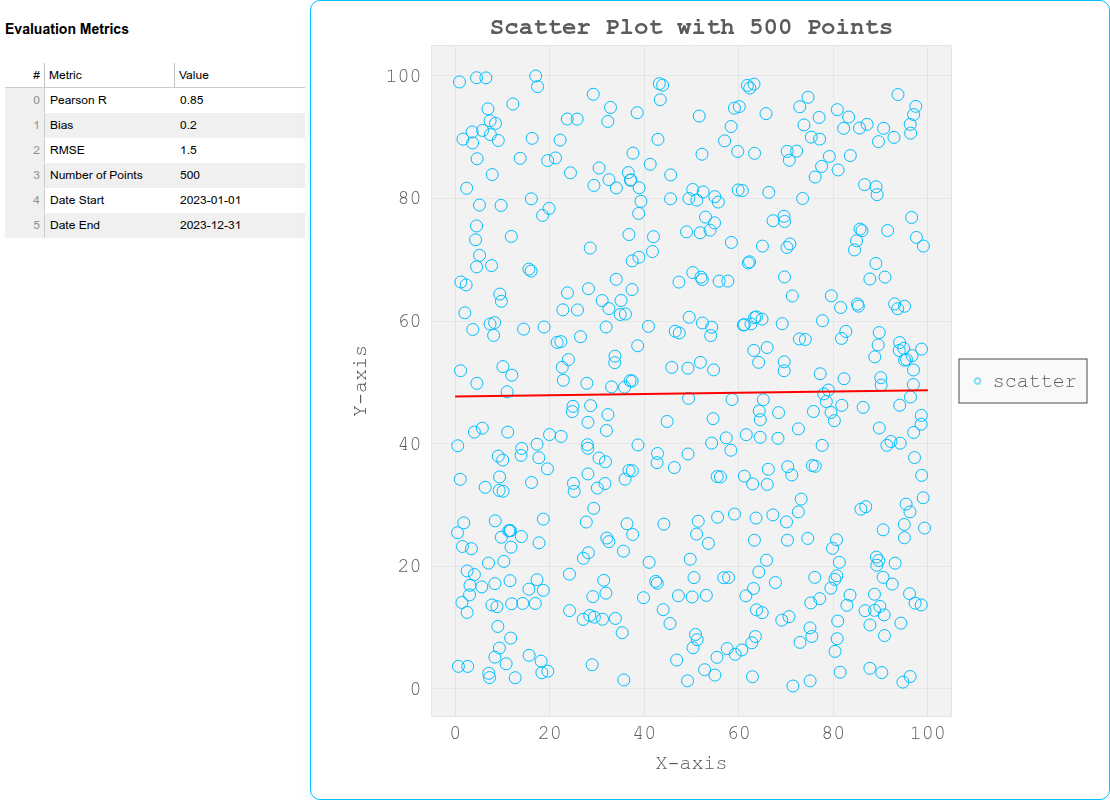

Reproduce this figure in Python.
from butils import *

from bokeh.plotting import figure, show
from bokeh.io import output_notebook
import numpy as np
from bokeh.models import CustomJSHover
from scipy import stats
# Generate random data
np.random.seed(42)  # For reproducibility
x = np.random.rand(500) * 100  # X-coordinates
y = np.random.rand(500) * 100  # Y-coordinates
colors = np.random.choice(['#0096FF','#FF3131','#FFAC1C','#0FFF50','#ea51ea','#1F51FF'], size=500)

slope,intercept, r_value, p_value, std_err = stats.linregress(x,y)
source = ColumnDataSource(data=dict(x=x, y=y, colors=colors, hidden=np.ones(len(x))*np.min(y)))
source_slope = ColumnDataSource(data=dict(x=[0,100], y=[intercept,intercept+slope*100]))
# Create a scatter plot
p = figure(title="Scatter Plot with 500 Points", 
           x_axis_label="X-axis", y_axis_label="Y-axis", 
           width=800, height=800, tools = 'pan, wheel_zoom',**jk9)

sc = p.scatter('x', 'y', line_color = 'deepskyblue',source=source, size=12, fill_color=None, alpha=1,hover_line_width = 5,legend_label='scatter')
p.line('x', 'y', source=source_slope, line_color = 'red', line_width = 2)

tltl = """<i>x:</i> <b>@x</b> <br> <i>y:</i> <b>@y</b>"""
p.add_tools(HoverTool(tooltips=hovfun(tltl), formatters={"@hidden": cusj()},mode="mouse",point_policy='snap_to_data',renderers = [sc]))
add_extras(p,tth=0,cross=0);



from bokeh.models import DataTable, TableColumn, Div
from bokeh.layouts import column, row
from bokeh.models import ColumnDataSource

# Sample evaluation metrics data
metrics_data = {
    'Metric': ['Pearson R', 'Bias', 'RMSE', 'Number of Points', 'Date Start', 'Date End'],
    'Value': [0.85, 0.2, 1.5, 500, '2023-01-01', '2023-12-31']
}

# Create a ColumnDataSource for the table
metrics_source = ColumnDataSource(data=metrics_data)

# Define the columns
columns = [
    TableColumn(field="Metric", title="Metric"),
    TableColumn(field="Value", title="Value"),
]

# Create the table
data_table = DataTable(source=metrics_source, columns=columns, width=300, height=200)

# Create a title for the table
table_title = Div(text="<h3>Evaluation Metrics</h3>")

# Arrange the table and plot in a layout
layout = row(column(table_title, data_table), p)
show(layout)
save_plot(layout, 'scatter_02')
